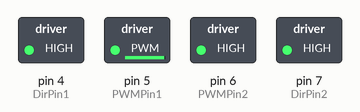
Recording of a sketch running on a simulated Arduino Uno, built with avr-gcc and run on an emulated ATmega328P. On the bench: switched loads named in the sketch (green lamp = pin HIGH).

Above: at 0.05 s.
At 4.75 s:
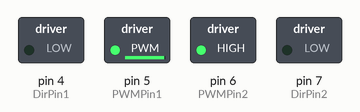
At 9.45 s:
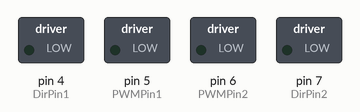
Timing chart, 0 to 12.4 s (numbered marks = the images above):
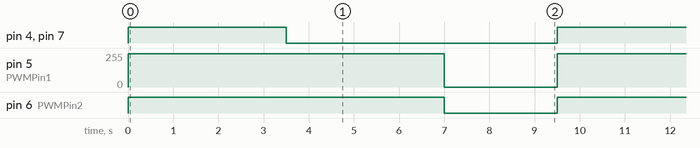

Measured:
- by itself, pin 4 (DirPin1), pin 7 (DirPin2): alternates HIGH for 3.5 s and LOW for 6.0 s
- by itself, pin 5 (PWMPin1): alternates 250/255 for 7.0 s and 0/255 for 2.5 s
- by itself, pin 6 (PWMPin2): alternates HIGH for 7.0 s and LOW for 2.5 s

The sketch:

Challenge8.ino
```cpp
// initailize the two PWM pins to control speed for two motors
int PWMPin1 = 5;
int PWMPin2 = 6;

// initailize direction pins
int DirPin1 = 4;
int DirPin2 = 7;

// constants for forward movement
  /*
     sets DirPin1 to HIGH and PWMPin1 to 220 out of 255.
     I tweeked the PWMPin1 value to 220 rather then 255
     because the robot was turning left when it should be going
     straight. You may need to do the same to either PWMPin
     value.
  */
const int FORWARD_PWM1 = 250;
const int FORWARD_PWM2 = 255;
const int STOP_PWM1 = 0;
const int STOP_PWM2 = 0;

// function prototypes for the 5 function we need to create
void Forward(int);
void Reverse(int);
void turnRight(int);
void turnLeft(int);
void Stop(int);

void setup() {
  pinMode(PWMPin1, OUTPUT);
  pinMode(PWMPin2, OUTPUT);
  pinMode(DirPin1, OUTPUT);
  pinMode(DirPin2, OUTPUT);
}

void loop() {
  Forward(3500); //1500
//  turnRight(500);
//  Forward(2000);
//  turnLeft(750);
  Reverse(3500); //2500
  Stop(2500);
}

void Forward(int tdelay) {
   digitalWrite(DirPin1, HIGH);
   analogWrite(PWMPin1, FORWARD_PWM1);
   digitalWrite(DirPin2, HIGH);
   analogWrite(PWMPin2, FORWARD_PWM2);
   delay(tdelay);
}

void Reverse(int tdelay) {
   digitalWrite(DirPin1, LOW);
   analogWrite(PWMPin1, FORWARD_PWM1);
   digitalWrite(DirPin2, LOW);
   analogWrite(PWMPin2, FORWARD_PWM2);
   delay(tdelay);
}

void turnRight(int tdelay) {
   digitalWrite(DirPin1, LOW);
   analogWrite(PWMPin1, FORWARD_PWM1);
   digitalWrite(DirPin2, HIGH);
   analogWrite(PWMPin2, FORWARD_PWM2);
   delay(tdelay);
}

void turnLeft(int tdelay) {
   digitalWrite(DirPin1, HIGH);
   analogWrite(PWMPin1, FORWARD_PWM1);
   digitalWrite(DirPin2, LOW);
   analogWrite(PWMPin2, FORWARD_PWM2);
   delay(tdelay);
}

void Stop(int tdelay) {
   digitalWrite(DirPin1, LOW);
   analogWrite(PWMPin1, STOP_PWM1);
   digitalWrite(DirPin2, LOW);
   analogWrite(PWMPin2, STOP_PWM2);
   delay(tdelay);
}
```
